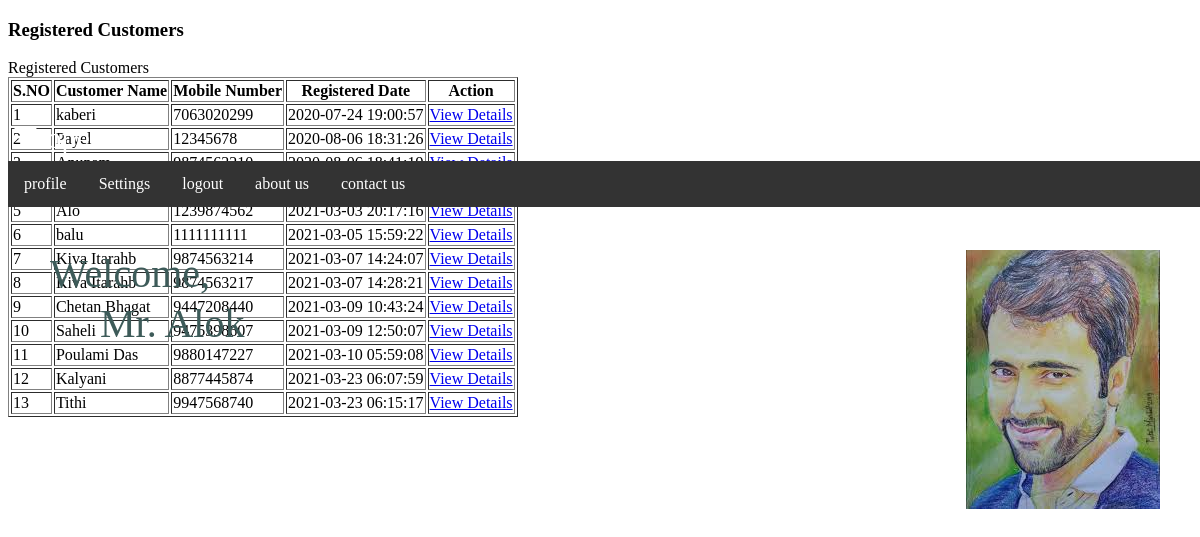
/admin/total-regcustomers.php (signed in), run on an earlier commit of the app's database.
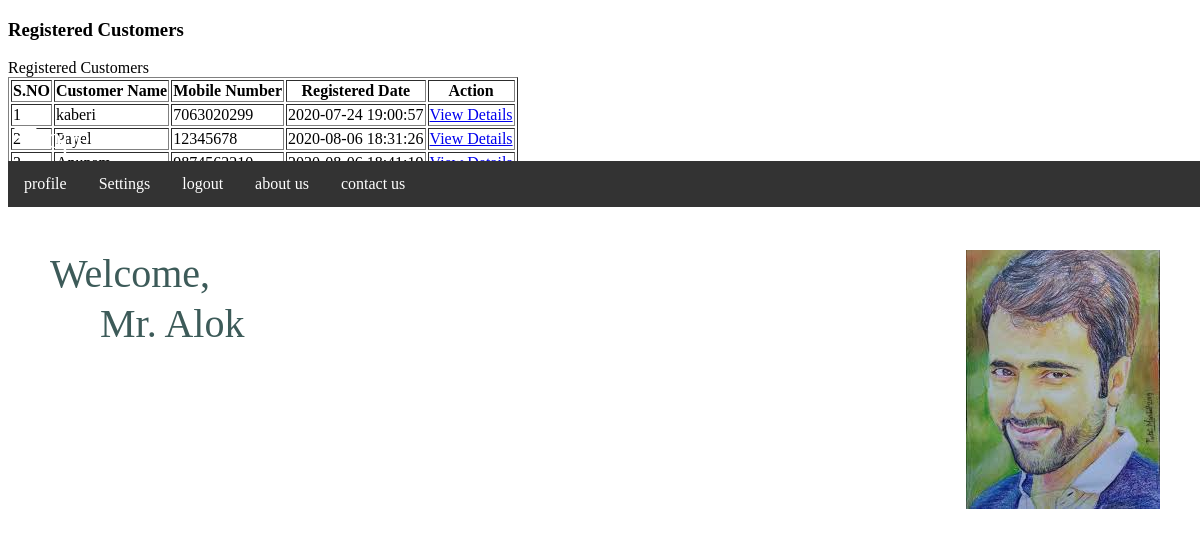
And on a later commit of the database.
### tables this page shows
CREATE TABLE `tblcustomer` (
  `ID` int(10) NOT NULL,
  `FullName` varchar(120) DEFAULT NULL,
  `Email` varchar(120) DEFAULT NULL,
  `MobileNumber` bigint(10) DEFAULT NULL,
  `CustomerId` varchar(120) DEFAULT NULL,
  `Gender` varchar(120) DEFAULT NULL,
  `Address` mediumtext DEFAULT NULL,
  `City` varchar(120) DEFAULT NULL,
  `Pincode` varchar(120) DEFAULT NULL,
  `Password` varchar(120) DEFAULT NULL,
  `Images` varchar(200) DEFAULT NULL,
  `CustomerRegdate` timestamp NULL DEFAULT current_timestamp() ON UPDATE current_timestamp()
);

### admin/total-regcustomers.php (the view, shortened to what this page needs)
<?php
include('includes/dbconnection.php');
if (strlen($_SESSION['agroaid']==0)) {
  header('location:logout.php');
  } else{
  ?>
<!DOCTYPE html>
<html lang="zxx">
<head>
</head>
<body class="light">
<div id="app">
<?php include_once('includes/navbar.php');?>
<?php include_once('includes/sidebar.php');?>
<div class="page has-sidebar-left bg-light height-full">
    <header class="blue accent-3 relative nav-sticky">
        <div class="container-fluid text-black">
            <div class="row">
                <div class="col">
                    <h3 class="my-3">
                        Registered Customers
                    </h3>
                </div>
            </div>
        </div>
    </header>
    <div class="container-fluid my-3">
        <div class="row">
            <div class="col-md-12">
                <div class="card my-3 no-b">
                    <div class="card-body">
                        <div class="card-title">Registered Customers</div>
                        <table class="table table-bordered table-hover data-tables"
                               data-options='{ "paging": false; "searching":false}' border="1">
                            <thead>
                             <tr>
                  <th>S.NO</th>
                  <th>Customer Name</th>
                    <th>Mobile Number</th>
                    <th>Registered Date</th>
                   <th>Action</th>
                </tr>
                            </thead>
                            <tbody>
                                <?php
$ret=mysqli_query($con,"select *from  tblcustomer");
$cnt=1;
while ($row=mysqli_fetch_array($ret)) {
?>
                           <tr>
                  <td><?php echo $cnt;?></td>
                  <td><?php  echo $row['FullName'];?></td>
                  <td><?php  echo $row['MobileNumber'];?></td>
                  <td><?php  echo $row['CustomerRegdate'];?></td>
                  <td><a href="view-customer-details.php?viewid=<?php echo $row['ID'];?>">View Details</a></td>
                </tr>
                <?php
$cnt=$cnt+1;
}?>
                            </tbody>
                        </table>
                    </div>
                </div>
            </div>
        </div>
    </div>
</div>
</body>
</html>
<?php }  ?>

What changed in the data, as far as the page shows it:
removed tblcustomer: FullName "Alo", MobileNumber "1239874562", CustomerRegdate "2021-03-03 20:17:16"
removed tblcustomer: FullName "balu", MobileNumber "1111111111", CustomerRegdate "2021-03-05 15:59:22"
removed tblcustomer: FullName "Kiva Itarahb", MobileNumber "9874563214", CustomerRegdate "2021-03-07 14:24:07"
removed tblcustomer: FullName "Kiva Itarahb", MobileNumber "9874563217", CustomerRegdate "2021-03-07 14:28:21"
removed tblcustomer: FullName "Chetan Bhagat", MobileNumber "9447208440", CustomerRegdate "2021-03-09 10:43:24"
removed tblcustomer: FullName "Saheli", MobileNumber "9475398607", CustomerRegdate "2021-03-09 12:50:07"
removed tblcustomer: FullName "Poulami Das", MobileNumber "9880147227", CustomerRegdate "2021-03-10 05:59:08"
removed tblcustomer: FullName "Kalyani", MobileNumber "8877445874", CustomerRegdate "2021-03-23 06:07:59"
removed tblcustomer: FullName "Tithi", MobileNumber "9947568740", CustomerRegdate "2021-03-23 06:15:17"
